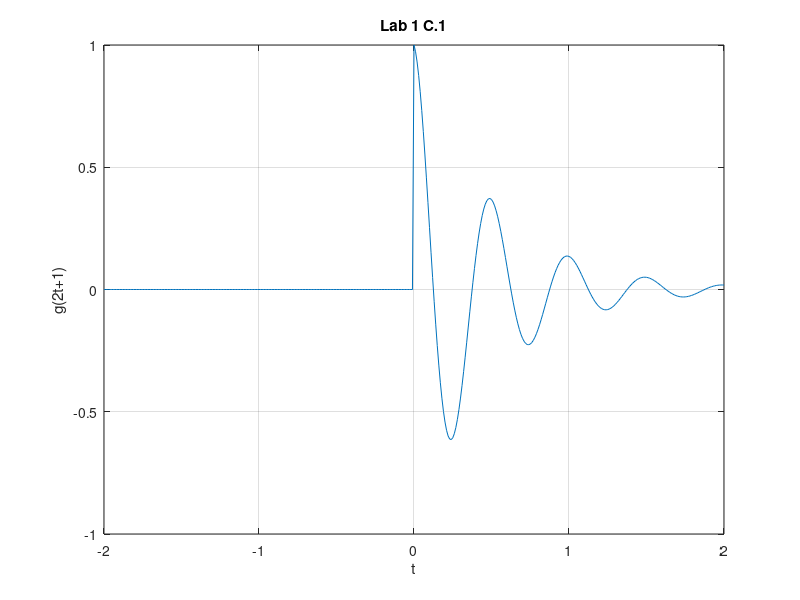

Write MATLAB code to recreate this figure.
clf;
clc;
clear;

f = @(t) exp(-2.*t).*cos(4.*pi.*t);
u = @(t) 1.0.*(t>=0);
g = @(t) f(t).*u(t);
t = (-2:0.01:2);

plot(t,g(t)); 
xlabel('t'); 
ylabel('g(2t+1)'); 
grid; 
title('Lab 1 C.1')

